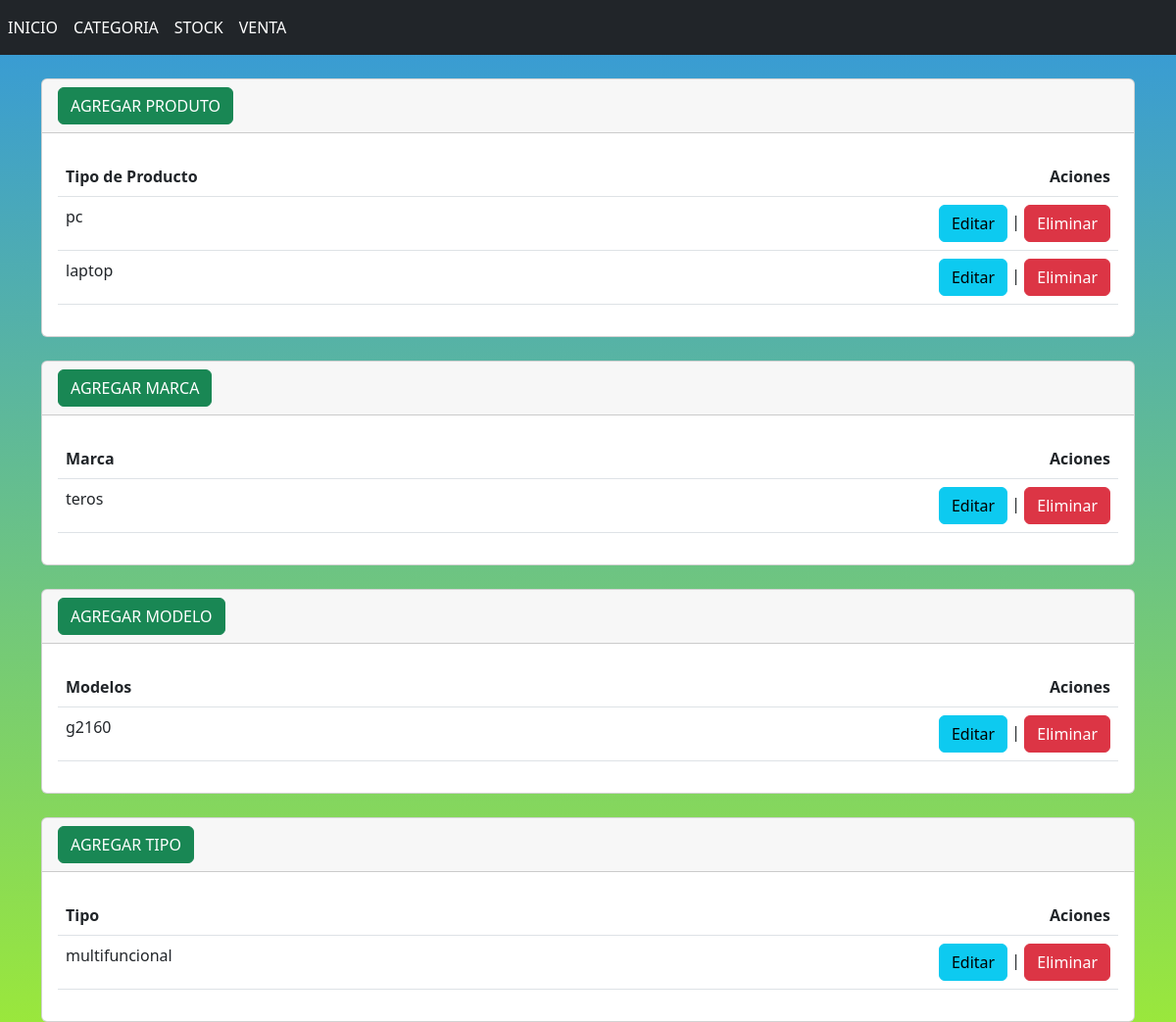
Screenshot of /ListarCT/ with the database file from the repository.
### categorias/models.py (models this page shows, shortened)
class Producto(models.Model):
    N_producto = models.CharField(max_length=200, unique=True)

class Marca(models.Model):
    N_marca = models.CharField(max_length=100, unique=True)

class Modelo(models.Model):
    N_modelo = models.CharField(max_length=200, unique=True)

class Tipo(models.Model):
    N_tipo = models.CharField(max_length=200)

### categorias/views.py (the view)
# urls.py: path('ListarCT/', Listar,name='ListarCT'),
def Listar (request):
    productos = Producto.objects.all()
    marcas = Marca.objects.all()
    modelos = Modelo.objects.all()
    tipos = Tipo.objects.all()
    contenido = {'productos': productos,
                 'marcas': marcas,
                 'modelos': modelos,
                 'tipos': tipos}
    return render(request,'LisCategoria.html',contenido)

### templates/LisCategoria.html (shortened to what this page needs)
{% extends "base1.html" %}
{% block contenido %}
<br>
<div class="card">
    <div class="card-header">
        <a name="" id="" class="btn btn-success" href="{% url 'AgregarCTP' %}" role="button">AGREGAR PRODUTO</a>
    </div>
    <div class="card-body">
        <table class="table">
            <thead>
                <tr>
                    <th>Tipo de Producto</th>
                    <th style="text-align: right;">Aciones</th>
                </tr>
            </thead>
            <tbody>
                {% for Producto in productos %}
                <tr>
                    <td>{{Producto.N_producto}}</td>
                    <td style="text-align: right;"><a name="" id="" class="btn btn-info" href="{% url 'EditarCT' Producto.N_producto %}" role="button">Editar</a>
                        |
                        <a name="" id="" class="btn btn-danger" href="{% url 'EliminarCT' Producto.N_producto %}" role="button">Eliminar</a>
                    </td>
                </tr>
                {% endfor %}
            </tbody>
        </table>
    </div>
</div>
<br>
<div class="card">
    <div class="card-header">
        <a name="" id="" class="btn btn-success" href="{% url 'AgregarCTM' %}" role="button">AGREGAR MARCA</a>
    </div>
    <div class="card-body">
        <table class="table">
            <thead>
                <tr>
                    <th>Marca</th>
                    <th style="text-align: right;">Aciones</th>
                </tr>
            </thead>
            <tbody>
                {% for Marca in marcas%}
                <tr>
                    <td>{{Marca.N_marca}}</td>
                    <td style="text-align: right;"><a name="" id="" class="btn btn-info" href="{% url 'EditarCTM' Marca.N_marca %}" role="button">Editar</a>
                        |
                        <a name="" id="" class="btn btn-danger" href="{% url 'EliminarCTM' Marca.N_marca %}" role="button">Eliminar</a>
                    </td>
                </tr>
                {% endfor %}
            </tbody>
        </table>
    </div>
</div>
<br>
<div class="card">
    <div class="card-header">
        <a name="" id="" class="btn btn-success" href="{% url 'AgregarCTMD' %}" role="button">AGREGAR MODELO</a>
    </div>
    <div class="card-body">
        <table class="table">
            <thead>
                <tr>
                    <th>Modelos</th>
                    <th style="text-align: right;">Aciones</th>
                </tr>
            </thead>
            <tbody>
                {% for Modelo in modelos%}
                <tr>
                    <td>{{Modelo.N_modelo}}</td>
                    <td style="text-align: right;">
                        <a name="" id="" class="btn btn-info" href="{%url 'EditarCTMD' Modelo.N_modelo%}" role="button">Editar</a>
                        |
                        <a name="" id="" class="btn btn-danger" href="{%url 'EliminarCTMD' Modelo.N_modelo%}" role="button">Eliminar</a>
                    </td>
                </tr>
                {% endfor %}
            </tbody>
        </table>
    </div>
</div>
<br>
<div class="card">
    <div class="card-header">
        <a name="" id="" class="btn btn-success" href="{% url 'AgregarCTT' %}" role="button">AGREGAR TIPO</a>
    </div>
    <div class="card-body">
        <table class="table">
            <thead>
                <tr>
                    <th>Tipo</th>
                    <th style="text-align: right;">Aciones</th>
                </tr>
            </thead>
            <tbody>
                {% for Tipo in tipos%}
                <tr>
                    <td>{{Tipo.N_tipo}}</td>
                    <td style="text-align: right;"><a name="" id="" class="btn btn-info" href="{%url 'EditarCTT' Tipo.N_tipo%}" role="button">Editar</a>
                        |
                        <a name="" id="" class="btn btn-danger" href="{% url 'EliminarCTT' Tipo.N_tipo %}" role="button">Eliminar</a>
                    </td>
                </tr>
                {% endfor %}
            </tbody>
        </table>
    </div>
</div>
{% endblock %}

### templates/base1.html (style rules this page uses)
body::before { content: ""; position: fixed; top: 0; left: 0; width: 100%; height: 100%; background: linear-gradient(to bottom, #3498db, #9ae73c); z-index: -1; }

### rows the page displays
Producto: N_producto "pc"
Producto: N_producto "laptop"
Marca: N_marca "teros"
Modelo: N_modelo "g2160"
Tipo: N_tipo "multifuncional"
